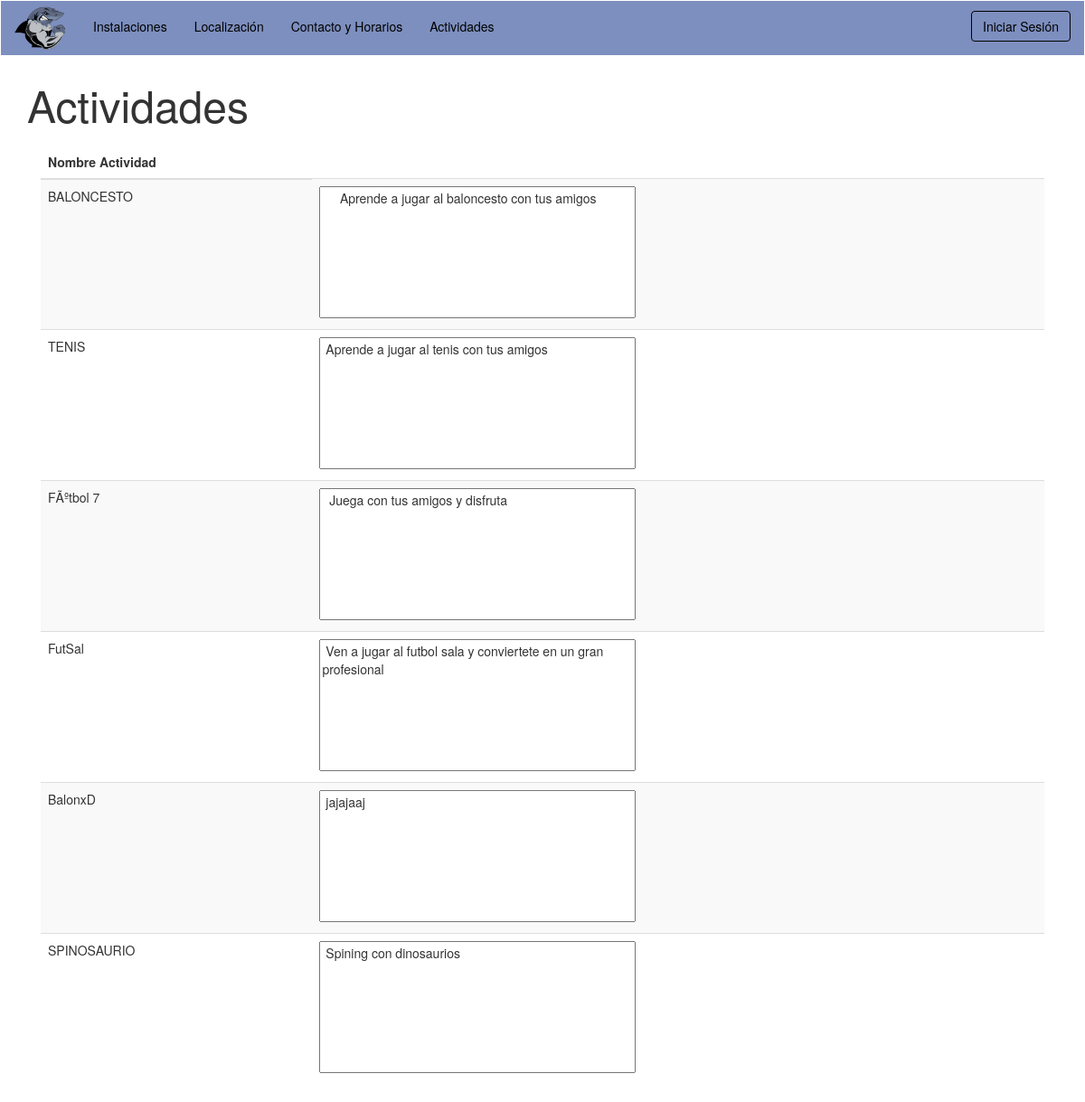
/vistas/v_Actividades.php, run on the app's committed database.
### tables this page shows
CREATE TABLE `actividad` (
  `idActividad` int(11) NOT NULL,
  `tipo` varchar(45) DEFAULT NULL,
  `descripcion` varchar(200) DEFAULT NULL,
  `lugar` varchar(45) DEFAULT NULL,
  `nombre` varchar(45) NOT NULL
);

### modelos/m_gestionarActividades.php (called while the page is built, shortened)
<?php
  require_once '../controladores/c_actividad.php';
  class m_gestionarActividades{
    public function getActividades()
    {
      $bd = conexion_BD();
      $sql = "SELECT * FROM actividad";
      $result = mysqli_query($bd, $sql);
      return $result;
    }
}
  ?>

### controladores/c_actividad.php (called while the page is built, shortened)
<?php
require_once '../modelos/m_gestionarActividades.php';
class c_actividad
{
  public static function getActividades(){
    $modelo_gestionarActividades = new m_gestionarActividades();
    return $modelo_gestionarActividades->getActividades();
  }
}
?>

### vistas/v_Actividades.php (the view, shortened to what this page needs)
<?php
  require_once '../controladores/c_actividad.php';
  $result = c_actividad::getActividades();
?>
<!DOCTYPE html>
<html lang="en">
  <head>
    <link href="../css/bootstrap.min.css" rel="stylesheet">
    <link href="../css/navbar2.css" rel="stylesheet">
    <link href="../css/botonesGestionar.css" rel="stylesheet">
  </head>
  <body>
      		<header>
			<nav class="navbar navbar-default1">
			<div class="container-fluid">
				<div class="navbar-header">
					<a class="navbar-brand" href="v_principal.php"><img src="../images/navbar-footer/tiburonlogo.png" style="margin-top:-10px;"></img></a>
				</div>
					<div class="collapse navbar-collapse" id="bs-example-navbar-collapse-1" style="margin-top: 3px;">
					<ul class="nav navbar-nav">
						<li><a href="v_principal.php#instalaciones">Instalaciones</a></li>
						<li><a href="v_principal.php#localizacion">Localizaci&oacuten</a></li>
						<li><a href="v_principal.php#contacto">Contacto y Horarios</a></li>
						<li><a href="../vistas/v_Actividades.php">Actividades</a></li>
					</ul>
					<ul class="nav navbar-nav navbar-right">
					<div class="form-group">
						<button id="modalButton" type="button" class="btn btn-default1" data-toggle="modal" data-target=".bs-example-modal-sm" style="margin-left: 10px;">Iniciar Sesi&oacuten</button>
		            </div>
				</ul>
</nav>
</header>
    <div class="container">
      <p style="font-size: -webkit-xxx-large;" id="actividades">Actividades</p>
       <div class="table-responsive col-xs-12 col-sm-12 col-md-12 col-lg-12">
        <table class="table table-striped">
         <thead>
            <tr>
              <th>Nombre Actividad</th>
            </tr>
          </thead>
          <tbody>
            <?php
              foreach ($result as $reg) {
            ?>
            <tr>
              <td><?php echo $reg['nombre']; ?></td>
              <td>
               <textarea rows="7" cols="44" readonly> <?php echo $reg['descripcion']; ?> </textarea>
              </td>
            </tr>
            <?php }
           ?>
          </tbody>
        </table>
      </div>
    </div>
  </body>
</html>

### css/navbar2.css (style rules this page uses)
.container-fluid, #ulDrop { background-color: #7d8fbf; color: black; }
a { color: black; }
#modalButton { margin-top: 8px; color: 7d8fbf; border-color:black; }
button.btn.btn-default1 { display: inline-block; vertical-align: middle; -webkit-transform: perspective(1px) translateZ(0); transform: perspective(1px) translateZ(0); box-shadow: 0 0 1px transparent; position: relative; overflow: hidden; background-color: transparent; border-style: solid; border-color: black; }
button.btn.btn-default1:before { content: ""; position: absolute; z-index: -1; left: 0; right: 100%; top: 0; background: #FFF; height: 4px; -webkit-transition-property: right; transition-property: right; -webkit-transition-duration: 0.3s; transition-duration: 0.3s; -webkit-transition-timing-function: ease-out; transition-timing-function: ease-out; }
textarea { resize:none; }

### data on the page
actividad: nombre "BALONCESTO", descripcion "Aprende a jugar al baloncesto con tus amigos"
actividad: nombre "TENIS", descripcion "Aprende a jugar al tenis con tus amigos"
actividad: nombre "FÃºtbol 7", descripcion "Juega con tus amigos y disfruta"
actividad: nombre "FutSal", descripcion "Ven a jugar al futbol sala y conviertete en un gran profesional"
actividad: nombre "BalonxD", descripcion "jajajaaj"
actividad: nombre "SPINOSAURIO", descripcion "Spining con dinosaurios"
